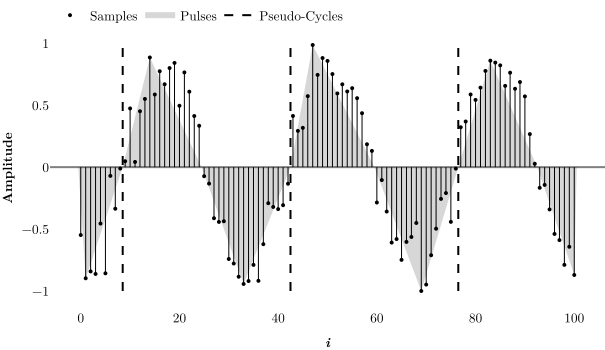

Recreate this plot in Python.
import sys
# sys.path.append("c:/Users/tesse/Desktop/Files/Dropbox/0_Thesis/Python")
import numpy as np
import plotly.graph_objects as go
from Helper import signal_to_pulses, get_pulses_area

'''Generating Wave'''

np.random.seed(1)
# fps = 10
n = 100+1

X = np.arange(n)# / fps
W = np.zeros(n)

afp = [
  [2, 3, np.pi],
  # [1, 2, 1.2 * np.pi],
  # [1, 2.3, 1.4 * np.pi]
  ]
for a, f, p in afp:
  W += a * np.cos(p + 2 * np.pi * f * X / n) + np.random.normal(0, a / 5, n)

W = W / np.max(np.abs(W))

'''Wave to pulses'''
pulses = signal_to_pulses(W)
pulses_X, pulses_Y = get_pulses_area(pulses)


FONT = dict(
    family="Latin Modern Roman",
    color="black",
    size=13.3333
  )

'''Plotting'''
fig = go.Figure()
fig.layout.template ="plotly_white" 
fig.update_layout(
  xaxis_title="<b><i>i</i></b>",
  yaxis_title="<b>Amplitude</b>",
  legend=dict(orientation='h', yanchor='top', xanchor='left', y=1.1),
  margin=dict(l=0, r=0, b=0, t=0),
  font=FONT,
  titlefont=FONT
)
fig.layout.xaxis.title.font=FONT
fig.layout.yaxis.title.font=FONT
fig.update_xaxes(showline=False, showgrid=False, zeroline=False)
fig.update_yaxes(showline=False, showgrid=False, zerolinewidth=2, zerolinecolor='gray')


'''Samples'''
fig.add_trace(
  go.Scatter(
    name= "Samples Stem",
    showlegend=False,
    x=[i for x in X for i in (x, x, None)],
    y=[i for y in W for i in (0, y, None)],
    mode='lines',
    line=go.scatter.Line(color="black", width=1)
  )
)
fig.add_trace(
  go.Scatter(
    name="Samples",
    x=X,
    y=W,
    mode='markers',
    marker=dict(
        size=4,
        color="black",
    )
  )
)

''' Pulses '''
fig.add_trace(
  go.Scatter(
    name="Pulses",
    x=pulses_X,
    y=pulses_Y,
    fill="tozeroy",
    mode="none",
    fillcolor="rgba(0,0,0,0.16)",
    # visible = "legendonly"
  )
)

''' Pseudo-Cycles '''
cycles_X = []
cycles_Y = []
for x in pulses_X[2:-3:4]:
  cycles_X.append(x)   , cycles_Y.append(-1)
  cycles_X.append(x)   , cycles_Y.append(1)
  cycles_X.append(None), cycles_Y.append(None)

fig.add_trace(
  go.Scatter(
    name="Pseudo-Cycles",
    x=cycles_X,
    y=cycles_Y,
    # marker_symbol="line-ns",
    mode="lines",
    line=dict(
      # width=5,
      color="black",
      dash="dash"
    )
    # marker_line_width=2, 
    # marker_size=50,
  )
)

# fig.show()
save_name = "./imgs/" + sys.argv[0].split('/')[-1].replace(".py", ".svg")
fig.write_image(save_name, width=605, height=350, engine="kaleido", format="svg")
print("saved:", save_name)
